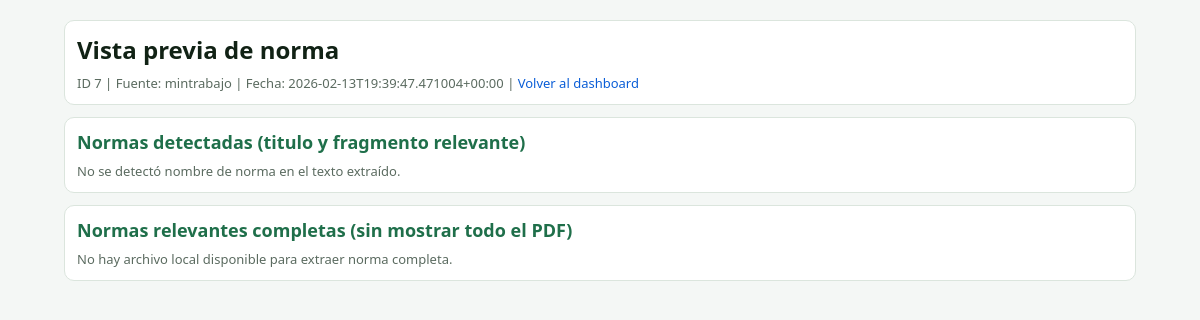
Page /preview/7 on the earlier database version.
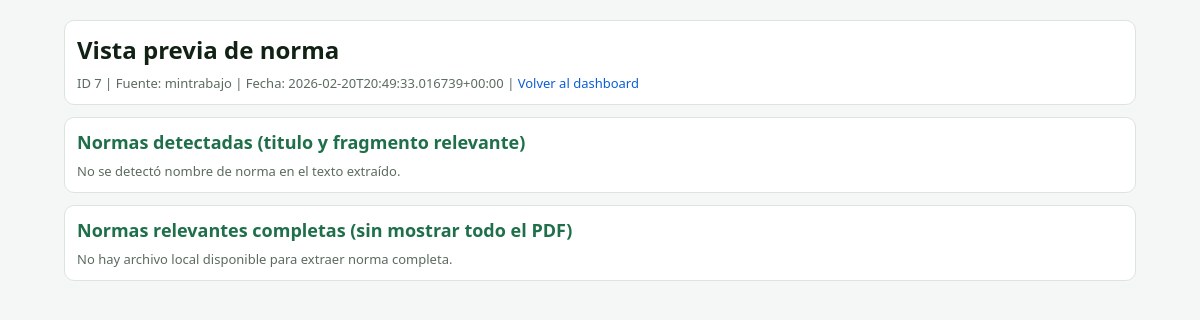
Same page on the later database version.
### tables this page shows
CREATE TABLE pdf_procesados (
  id INTEGER PRIMARY KEY AUTOINCREMENT,
  fuente TEXT NOT NULL,
  url_pdf TEXT NOT NULL,
  hash_pdf TEXT,
  fecha_captura TEXT NOT NULL,
  ruta_local TEXT,
  match INTEGER NOT NULL DEFAULT 0,
  keywords_encontradas TEXT,
  norma_detectada TEXT,
  fragmento_relevante TEXT,
  pagina_detectada INTEGER,
  UNIQUE(fuente, url_pdf)
);

### app.py (the view, shortened to what this page needs)
@app.route("/preview/<int:row_id>")
def preview_row(row_id: int):
    full_mode = request.args.get("full", "0").strip() == "1"
    with get_conn() as conn:
        row = conn.execute(
            """
            SELECT id, fuente, url_pdf, fecha_captura, ruta_local, match, keywords_encontradas, norma_detectada, fragmento_relevante, pagina_detectada
            FROM pdf_procesados
            WHERE id = ?
            LIMIT 1
            """,
            (row_id,),
        ).fetchone()
    if not row:
        abort(404, description="Resultado no encontrado.")
    local_path = Path(row["ruta_local"]) if row["ruta_local"] else None
    local_exists = bool(local_path and local_path.exists())
    full_text = ""
    doc_title = ""
    doc_subtitle = ""
    legal_refs: list[str] = []
    context_lines: list[str] = []
    ref_context_map: dict[str, list[str]] = {}
    norm_items: list[dict] = []
    preview_text = ""
    db_ref = (row["norma_detectada"] or "").strip()
    db_fragment = (row["fragmento_relevante"] or "").strip()
    db_page = int(row["pagina_detectada"]) if row["pagina_detectada"] else None
    if not legal_refs and db_ref:
        legal_refs = [db_ref]
    if (not full_mode) and db_fragment:
        chosen_fragment = _normalize_legal_fragment(db_fragment) or db_fragment
        context_lines = [chosen_fragment]
        if legal_refs:
            ref_context_map = {legal_refs[0].lower(): [chosen_fragment]}
    norm_items = _build_norm_blocks(
        legal_refs,
        full_text,
        context_lines,
        ref_context_map=ref_context_map,
        full_mode=full_mode,
    )
    return render_template(
        "preview.html",
        row=dict(row),
        local_exists=local_exists,
        doc_title=doc_title,
        doc_subtitle=doc_subtitle,
        legal_refs=legal_refs,
        norm_items=norm_items,
        context_lines=context_lines,
        full_text=full_text,
        preview_text=preview_text,
        full_mode=full_mode,
        pagina_detectada=(int(row["pagina_detectada"]) if row["pagina_detectada"] else None),
        pdf_view_url=url_for("open_pdf", row_id=int(row["id"])),
    )

### app.py (called while the page is built, shortened)
def get_conn() -> sqlite3.Connection:
    conn = sqlite3.connect(DB_PATH)
    conn.row_factory = sqlite3.Row
    return conn

def _build_norm_blocks(
    legal_refs: list[str],
    full_text: str,
    context_lines: list[str],
    ref_context_map: dict[str, list[str]] | None = None,
    full_mode: bool = False,
) -> list[dict]:
    grouped: dict[str, list[str]] = {}
    order: list[str] = []
    blocks = []
    return blocks

### templates/preview.html (shortened to what this page needs)
<!doctype html>
<html lang="es">
<head>
</head>
<body>
  <div class="wrap">
    <div class="card">
      <h1>Vista previa de norma</h1>
      <div class="muted">
        ID {{ row.id }} | Fuente: {{ row.fuente }} | Fecha: {{ row.fecha_captura }} |
        <a href="{{ url_for('index') }}">Volver al dashboard</a>
      </div>
    </div>
    <div class="card">
      <h2>Normas detectadas (titulo y fragmento relevante)</h2>
      {% if norm_items %}
      {% for item in norm_items %}
      <div class="norm-item">
        <div class="norm-title">
          Titulo:
          {% for t in item.titles %}
            {{ t }}{% if not loop.last %} | {% endif %}
          {% endfor %}
        </div>
        <div class="norm-text">{{ item.text }}</div>
      </div>
      {% endfor %}
      {% else %}
      <div class="muted">No se detectó nombre de norma en el texto extraído.</div>
      {% endif %}
    </div>
    <div class="card">
      <h2>Normas relevantes completas (sin mostrar todo el PDF)</h2>
      {% if local_exists and full_mode and norm_items %}
      {% for item in norm_items %}
      <div class="norm-item">
        <div class="norm-title">
          Titulo:
          {% for t in item.titles %}
            {{ t }}{% if not loop.last %} | {% endif %}
          {% endfor %}
        </div>
        <div class="norm-text">{{ item.text }}</div>
      </div>
      {% endfor %}
      {% elif local_exists and full_mode %}
      <div class="muted">No se encontraron normas relevantes para mostrar en modo completo.</div>
      {% elif local_exists %}
      <div class="muted">Vista rápida cargada. Cargar normas relevantes completas puede tardar varios segundos.</div>
      <a class="btn" href="{{ url_for('preview_row', row_id=row.id, full=1) }}">Cargar normas relevantes completas</a>
      {% else %}
      <div class="muted">No hay archivo local disponible para extraer norma completa.</div>
      {% endif %}
    </div>
  </div>
</body>
</html>

Differences in the rows shown:
changed pdf_procesados "mintrabajo": fecha_captura "2026-02-13T19:39:47.471004+00:00" → "2026-02-20T20:49:33.016739+00:00"
